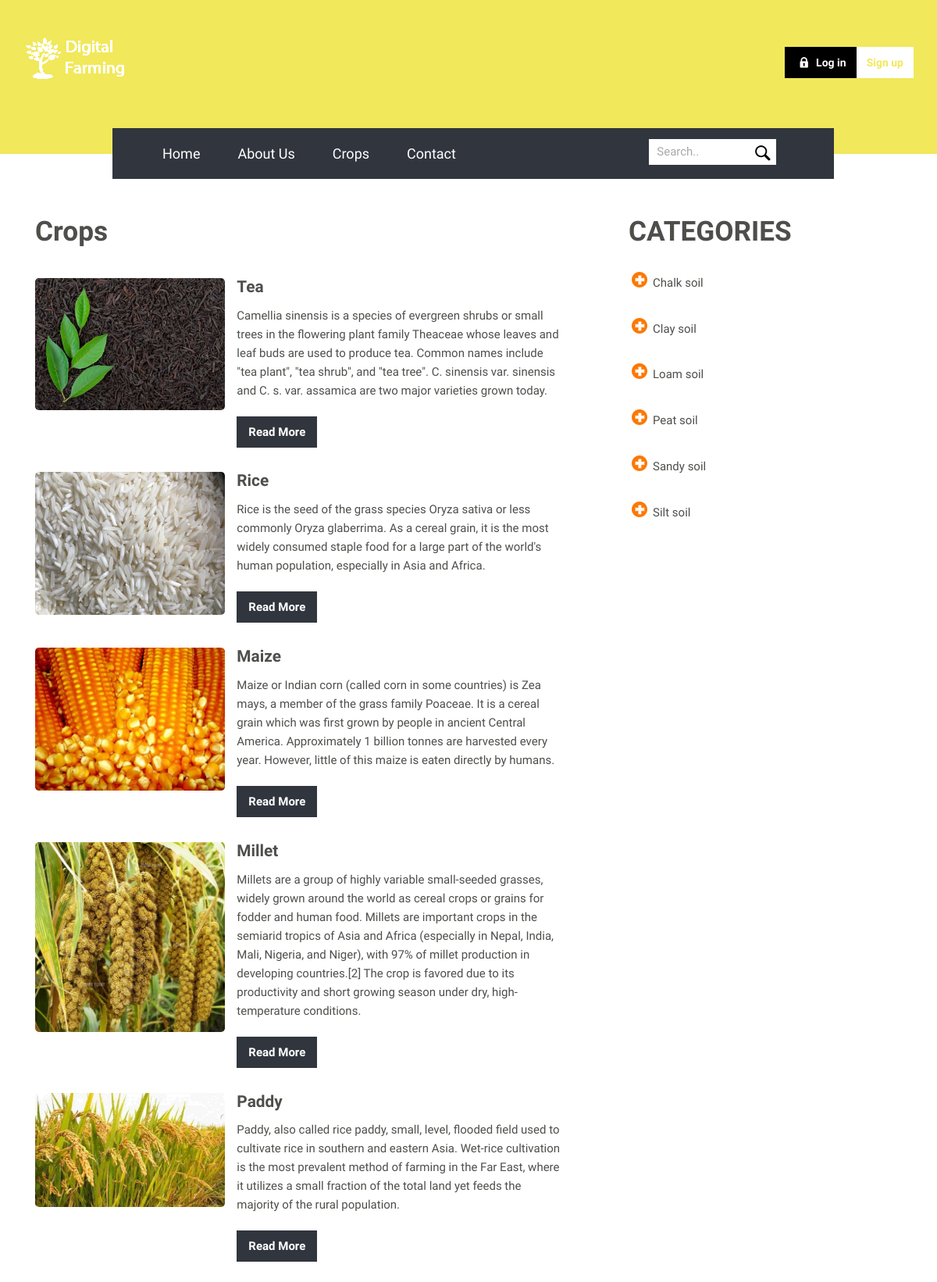
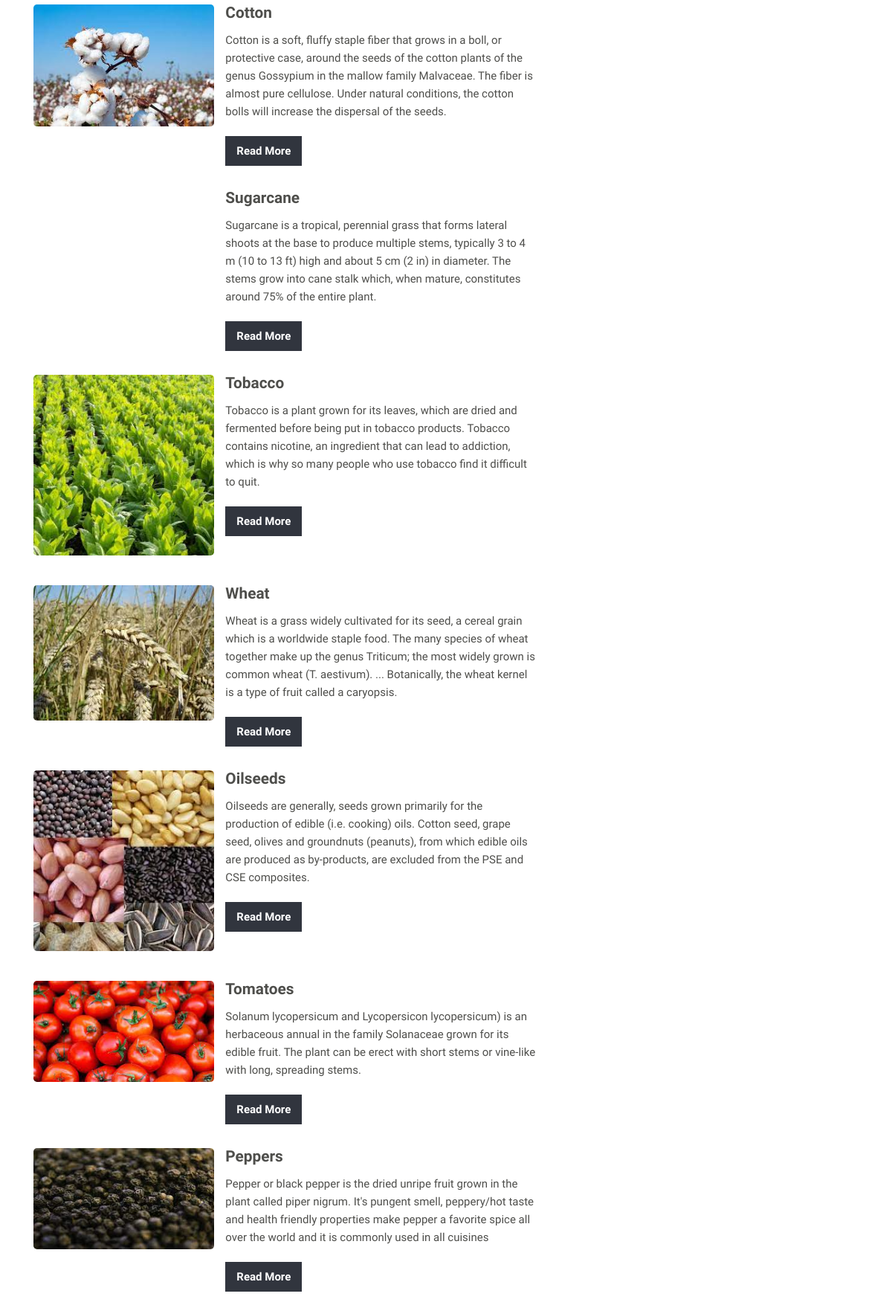
Screenshot of /detail/blog/ (upper part) with the database file from the repository (2 pictures, top to bottom).
### detail/models.py (models this page shows)
class crop(models.Model):
    name = models.CharField(max_length=100)
    climatic_condition=models.CharField(max_length=100)
    water_quantity=models.CharField(max_length=100)
    moisture=models.CharField(max_length=100)
    pesticides=models.CharField(max_length=200)
    ph_level=models.FloatField(default=0)
    min_temp=models.FloatField(default=0)
    max_temp=models.FloatField(default=100)
    land_type=models.CharField(max_length=50, choices=(
        ('chalk soil','chalk soil'),
        ('clay soil','clay soil'),
        ('loam soil','loam soil'),
        ('peat soil','peat soil'),
        ('sandy soil','sandy soil'),
        ('silt soil','silt soil')
    ))
    description=models.TextField(max_length=1000)
    img = models.ImageField(upload_to='crops')

class land(models.Model):
    name= models.CharField(max_length=100)
    img = models.ImageField(upload_to='land')

### detail/views.py (the view)
# urls.py: path('blog/',views.blog,name='blog'),
def blog(request):
     details={}
     lands=land.objects.all()
     '''for i in lands:
          details[str(i.name)] =[i.pk]
          for j in crop.objects.all().filter(land_type=str(i.name).lower()):
               details[str(i.name)].append(j)
          print(details[i.name])'''
     crops=crop.objects.all()[:15]
     lands = land.objects.all()
     return render(request, 'detail/blog.html',locals())

### templates/detail/blog.html (shortened to what this page needs)
{% extends 'base.html' %}
{% load static %}
{% block contentxyz %}
		<div class="blog">
			<div class="container">
				<div class="blog-main">
					<div class="col-md-8 blog-main-left">
						<h3>Crops</h3>
                        {% for i in crops %}
						<div class="blg">
							<div class="col-md-4 blog-left">
								<a href="detail/crop/{{ i.pk }}"><img src="{{ i.img.url }}" alt=""></a>
							</div>
							<div class="col-md-8 blog-left">
								<h5>{{ i.name.title }}</h5>
								<p>{{ i.description }}</p>
								<div class="blog-btn">
									<a href="detail/crop/{{ i.pk }}">Read More</a>
								</div>
							</div>
							<div class="clearfix"> </div>
						</div>
                        {% endfor %}
					</div>
					<div class="col-md-4 blog-main-left">
						<h3>CATEGORIES</h3>
						{% for i in lands %}
                            <div class="ctgry">
                            <ul>
                                <li><a href="detail/land/{{ i.pk }}">{{ i.name }}</a></li>
                            </ul>
                            </div>
                        {% endfor %}
                        <div class="archives">
							<img src="{{ landselected.img.url }}" alt=""><br>
                    </div>
					</div>
					<div class="clearfix"> </div>
				</div>
			</div>
		</div>
{% endblock %}

### static/css/style.css (style rules this page uses)
h4, h5, h6, h1, h2, h3 { margin-top: 0; }
ul, ol { margin: 0; }
p { margin: 0; }
html, body { font-family: 'Arimo', sans-serif; font-size: 100%; background:#fff; }
body a { transition:0.5s all; -webkit-transition:0.5s all; -moz-transition:0.5s all; -o-transition:0.5s all; -ms-transition:0.5s all; }
.blog { padding: 6em 0px 5em 0px; }
.blog-left h5,.blog-single-left h5 { font-size:1.3em; color:#4e4e4b; margin: 0px 0px 5px 0px; font-weight:600; }
.blog-main-left h3 { font-size:2.2em; color:#4e4e4b; margin:0px; font-weight:600; }
.blog-left p { font-size: 15px; line-height: 1.6em; color: #4e4e4b; margin: 13px 0px; width: 92%; }
.blog-btn a { padding: 11px 1em; color: #fff; font-weight: 600; font-size: 15px; background: #31353e; transition: 0.5s all; -webkit-transition: 0.5s all; -moz-transition: 0.5s all; -ms-transition: 0.5s all; -o-transition: 0.5s all; outline: none; }
.blog-btn { margin-top: 30px; }
.col-md-4.blog-left { padding: 0px; }
.ctgry ul,.archives ul { padding:0px; margin:2em 0px 2em 13px; }
.ctgry ul li a,.archives ul li a { vertical-align: top; color:#4e4e4b; font-size:15px; }
.ctgry ul li,.archives ul li { list-style-image: url(../images/mkr.png); margin: 0px 0px 12px 18px; vertical-align: top; }
.blg { margin-top: 2.5em; }
.blog-left img { width: 100%; border-radius: 0.3em; -webkit-border-radius: 0.3em; -moz-border-radius: 0.3em; -o-border-radius: 0.3em; -ms-border-radius: 0.3em; }
.blog-main-left p { font-size: 15px; line-height: 1.6em; color: #4e4e4b; margin: 13px 0px; }
@media (max-width:1280px) { .blog { padding: 5em 0px 4em 0px; } }

### rows the page displays
crop: img (picture), name "Tea", description "Camellia sinensis is a species of evergreen shrubs or small trees in the flowering plant family Theaceae whose leaves and leaf buds are used to produce tea. Common names include \"tea plant\", \"tea shrub\", and \"tea tree\". C. sinensis var. sinensis and C. s. var. assamica are two major varieties grown today."
crop: img (picture), name "Rice", description "Rice is the seed of the grass species Oryza sativa or less commonly Oryza glaberrima. As a cereal grain, it is the most widely consumed staple food for a large part of the world's human population, especially in Asia and Africa."
crop: img (picture), name "Maize", description "Maize or Indian corn (called corn in some countries) is Zea mays, a member of the grass family Poaceae. It is a cereal grain which was first grown by people in ancient Central America. Approximately 1 billion tonnes are harvested every year. However, little of this maize is eaten directly by humans."
crop: img (picture), name "Millet", description "Millets are a group of highly variable small-seeded grasses, widely grown around the world as cereal crops or grains for fodder and human food. Millets are important crops in the semiarid tropics of Asia and Africa (especially in Nepal, India, Mali, Nigeria, and Niger), with 97% of millet production in developing countries.[2] The crop is favored due to its productivity and short growing season under dry, high-temperature conditions."
crop: img (picture), name "Paddy", description "Paddy, also called rice paddy, small, level, flooded field used to cultivate rice in southern and eastern Asia. Wet-rice cultivation is the most prevalent method of farming in the Far East, where it utilizes a small fraction of the total land yet feeds the majority of the rural population."
crop: img (picture), name "Cotton", description "Cotton is a soft, fluffy staple fiber that grows in a boll, or protective case, around the seeds of the cotton plants of the genus Gossypium in the mallow family Malvaceae. The fiber is almost pure cellulose. Under natural conditions, the cotton bolls will increase the dispersal of the seeds."
crop: name "Sugarcane", description "Sugarcane is a tropical, perennial grass that forms lateral shoots at the base to produce multiple stems, typically 3 to 4 m (10 to 13 ft) high and about 5 cm (2 in) in diameter. The stems grow into cane stalk which, when mature, constitutes around 75% of the entire plant."
crop: img (picture), name "Tobacco", description "Tobacco is a plant grown for its leaves, which are dried and fermented before being put in tobacco products. Tobacco contains nicotine, an ingredient that can lead to addiction, which is why so many people who use tobacco find it difficult to quit."
crop: img (picture), name "Wheat", description "Wheat is a grass widely cultivated for its seed, a cereal grain which is a worldwide staple food. The many species of wheat together make up the genus Triticum; the most widely grown is common wheat (T. aestivum). ... Botanically, the wheat kernel is a type of fruit called a caryopsis."
crop: img (picture), name "Oilseeds", description "Oilseeds are generally, seeds grown primarily for the production of edible (i.e. cooking) oils. Cotton seed, grape seed, olives and groundnuts (peanuts), from which edible oils are produced as by-products, are excluded from the PSE and CSE composites."
crop: img (picture), name "Tomatoes", description "Solanum lycopersicum and Lycopersicon lycopersicum) is an herbaceous annual in the family Solanaceae grown for its edible fruit. The plant can be erect with short stems or vine-like with long, spreading stems."
crop: img (picture), name "Peppers", description "Pepper or black pepper is the dried unripe fruit grown in the plant called piper nigrum. It's pungent smell, peppery/hot taste and health friendly properties make pepper a favorite spice all over the world and it is commonly used in all cuisines"
land: name "Chalk soil"
land: name "Clay soil"
land: name "Loam soil"
land: name "Peat soil"
land: name "Sandy soil"
land: name "Silt soil"
